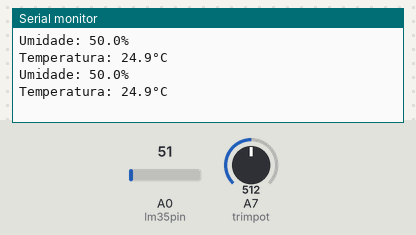
Recording of a sketch running on a simulated Arduino Nano, built with avr-gcc and run on an emulated ATmega328P. Parts: the last lines printed to the serial monitor. The inputs (shaded band) are chosen by the test bench; at power-on: A0 (lm35pin) = 51, A7 (trimpot) = 512.

Above: at 1.8 s.
1.9 s: A0 (lm35pin) set to 61
At 2.8 s:
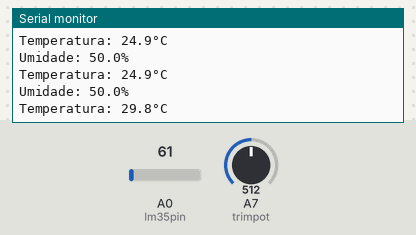
3.4 s: A7 (trimpot) set to 716
At 4.7 s:
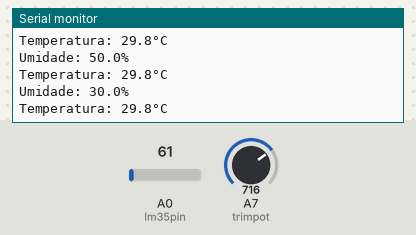
4.9 s: A0 (lm35pin) set to 71
At 5.7 s:
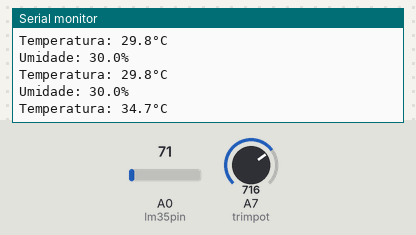
6.4 s: A7 (trimpot) set to 900
At 7.8 s:
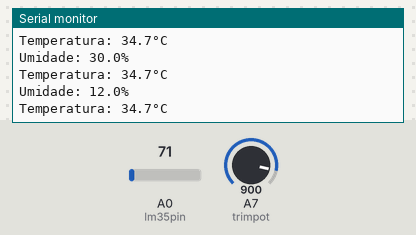
Timing chart, 0 to 8.9 s (numbered marks = the images above; inputs shaded):
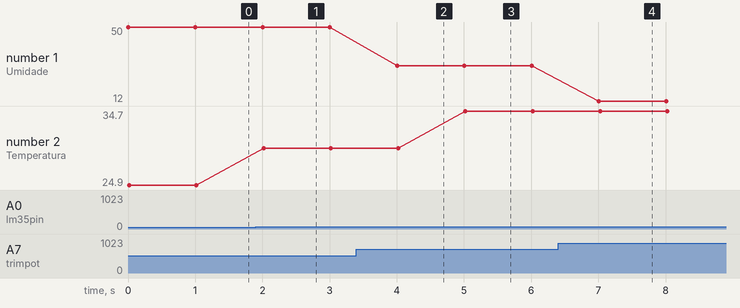

The sketch:

umid_temp_serialMonitor.ino
```cpp
// Dá nome ás entradas
const int trimpot = A7;   //Umidade (Sensor)
const int lm35pin = A0;   //Temperatura (LM35)

void setup() {

  Serial.begin(9600);

}

void loop() {

// Atribui uma variável para cada entrada
  int valorA0 = analogRead(lm35pin);   //Temperatura
  int valorA7 = analogRead(trimpot);   //Umidade

//Caucula o valor de cada um dos sensores
  float tempC = (valorA0 * 5.0 * 100.0) / 1023.0;   //Temperatura
  float umidS = (((valorA7 * 100.0) / 1023.0) - 100)*(-1);         //Umidade

//Escreve os valores no Serial Monitor a cada 1 segundo
  Serial.print("Umidade: ");
  Serial.print(umidS, 1);
  Serial.println("%");

  Serial.print("Temperatura: ");
  Serial.print(tempC, 1);
  Serial.print("°");
  Serial.println("C");

  delay(1000);

}
```

Measured:
- after the input at 1.9 s, the serial monitor: prints a new line after 0.12 s (image 1)
- after the input at 3.4 s, the serial monitor: prints a new line after 0.61 s (image 2)
- after the input at 4.9 s, the serial monitor: prints a new line after 0.12 s (image 3)
- after the input at 6.4 s, the serial monitor: prints a new line after 0.61 s (image 4)
- plotted number 1: 50 → 30 after the input at 3.4 s, 30 → 12 after the input at 6.4 s
- plotted number 2: 24.9 → 29.8 after the input at 1.9 s, 29.8 → 34.7 after the input at 4.9 s
